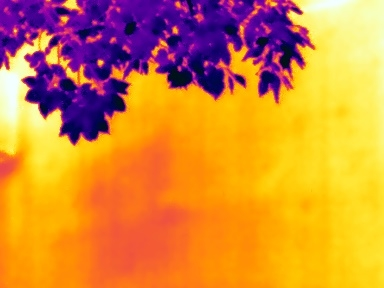
#> input picture data/IR_test/IR_12390.jpg, 384 x 288 px; its folder holds 4 pictures in this run
$ python 'inspection results.py'
#> lines starting #> are read from the running program, lines starting #| are printed output that depends on the picture; pictures that were not available may be replaced by others from this repository, and a replacement may not be noted
import cv2
import numpy as np
import cv2 as cv
import glob
import timeit
from numpy.fft import fft2, ifft2, fftshift
from pystackreg import StackReg
from skimage import io


# Enhanced Correlation Coefficient (ECC) Maximization
# [51 lines left out: function eccAlign, not called in this run]


# FFT phase correlation
def translation(input_im1, input_im2):
    # Convert images to grayscale
    im0 = cv2.cvtColor(input_im1, cv2.COLOR_BGR2GRAY)
    im1 = cv2.cvtColor(input_im2, cv2.COLOR_BGR2GRAY)

    # cv.imshow("Image 1", im0)
    # cv.imshow("Image 2", im1)

    key = cv.waitKey(0)
    if (key == 'q'):
        exit()
    cv.destroyAllWindows()

    rows, cols = im0.shape
    f0 = fft2(im0)
    f1 = fft2(im1)
    ir = abs(ifft2((f0 * f1.conjugate()) / (abs(f0) * abs(f1))))
    t0, t1 = np.unravel_index(np.argmax(ir), [rows, cols])
    if t0 > rows // 2:
        t0 -= rows
    if t1 > cols // 2:
        t1 -= cols

    m_tran = np.float32([[1, 0, t1], [0, 1, t0]])
    im2_aligned = cv2.warpAffine(input_im2, m_tran, (cols, rows))

    # Show final results
    cv.imshow("Image 1", input_im1)
    cv.imshow("Image 2", input_im2)
    cv.imshow("Aligned Image 1", im2_aligned)
    # cv.waitKey(0)
    #
    dst = cv.addWeighted(input_im1, 0.5, im2_aligned, 0.5, 0)
    # cv.imshow('warp_RGB_img', RGB_img_warp)
    # cv.imshow(IR_images[i], IR_img)
    cv.imshow('fused_img', dst)
    key = cv.waitKey(0)
    if key == 'q':
        exit()
    cv.destroyAllWindows()
    print(m_tran)
    return [t0, t1]

# [37 lines left out: function translation2, not called in this run]


IR_images = sorted(glob.glob('data/IR_test/*.jpg'))
RGB_images = sorted(glob.glob('data/RGB_test/*.jpg'))

H_matrix_set = np.load("H_matrx.npy")
#> (reads H_matrx.npy from the repository)
# aaa = M[1, :, :]

for i in np.arange(len(RGB_images)):
    IR_img = cv.imread(IR_images[i])
#> IR_img is the input picture: shape (288, 384, 3); mean B, G, R 55.8, 138.9, 213.9
    RGB_img = cv.imread(RGB_images[i])

    RGB_img_warp = cv.warpPerspective(RGB_img, H_matrix_set[5, :, :], (IR_img.shape[1], IR_img.shape[0]))
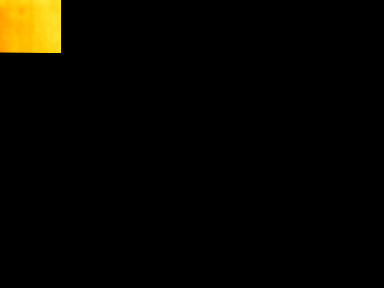
#> RGB_img_warp: shape (288, 384, 3); mean B, G, R 0.4, 5.8, 7.4

    print(RGB_images[i][11::])
    # cv2.imwrite("./data/wraped_RGB_2/" + RGB_images[i][11::], RGB_img_warp)

    # Define 2x3 or 3x3 matrices and initialize the matrix to identity
    initial_matrix = H_matrix_set[5, :, :]
    initial_matrix = initial_matrix.astype(np.float32)

    # a, b = translation(IR_img, RGB_img_warp)
    translation(IR_img, RGB_img_warp)
#> in translation, `im0 = cv2.cvtColor(input_im1, cv2.COLOR_BGR2GRAY)`:
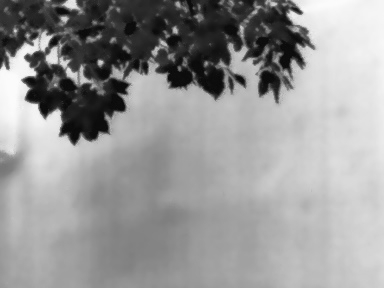
#> im0: shape (288, 384); min 7, max 252, mean 151.9
#> in translation, `im1 = cv2.cvtColor(input_im2, cv2.COLOR_BGR2GRAY)`:
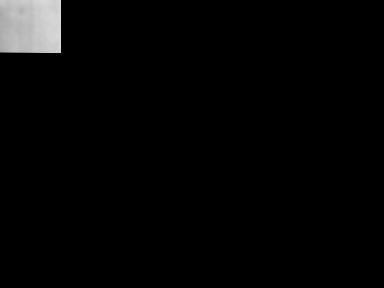
#> im1: shape (288, 384); min 0, max 217, mean 5.7
#> (key Esc is pressed here)
#> in translation, `ir = abs(ifft2((f0 * f1.conjugate()) / (abs(f0) * abs(f1))))`:
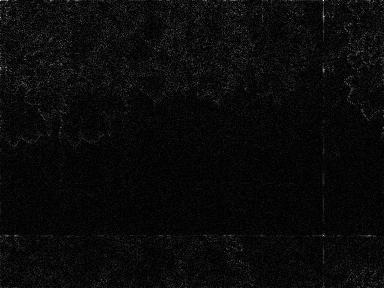
#> ir: shape (288, 384) float64; min 2.1e-09, max 0.0523, mean 0.00211; drawn with min black and max white
#> in translation, `t0, t1 = np.unravel_index(np.argmax(ir), [rows, cols])`: t0 = 0; t1 = 323
#> in translation, `t1 -= cols`: t1 = -61
#> in translation, `m_tran = np.float32([[1, 0, t1], [0, 1, t0]])`: m_tran = [[1, 0, -61], [0, 1, 0]]
#> in translation, `im2_aligned = cv2.warpAffine(input_im2, m_tran, (cols, rows))`: im2_aligned: shape (288, 384, 3); every value is 0
#> in translation, `dst = cv.addWeighted(input_im1, 0.5, im2_aligned, 0.5, 0)`:
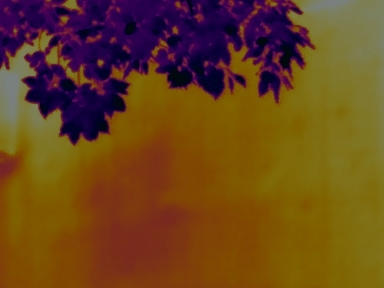
#> dst: shape (288, 384, 3); mean B, G, R 27.9, 69.5, 107.1
#> (key Esc is pressed here)
#| [[  1.   0. -61.]
#|  [  0.   1.   0.]]
    # print(a, b)
